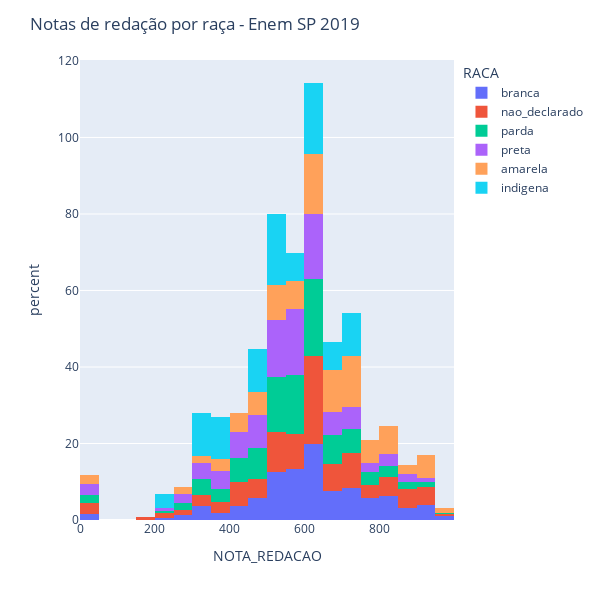

Notebook cell for this chart:
### Code cell
grafico =  px.histogram (enem_sorocaba,  x = "NOTA_REDACAO", nbins=20, color='RACA', histnorm='percent') 
grafico.update_layout(width=600,height=600,title_text='Notas de redação por raça - Enem SP 2019') 
grafico.show()

### Figure 1 — Plotly figure (JSON) as saved in the notebook; plotly's stock layout.template omitted (floating-point values rounded to 4 significant figures; data arrays with more than 128 entries replaced by an {"elided": "..."} marker saying what was removed)
{"data": [{"alignmentgroup": "True", "bingroup": "x", "histnorm": "percent", "hovertemplate": "RACA=branca<br>NOTA_REDACAO=%{x}<br>percent=%{y}<extra></extra>", "legendgroup": "branca", "marker": {"color": "#636efa", "pattern": {"shape": ""}}, "name": "branca", "nbinsx": 20, "offsetgroup": "branca", "orientation": "v", "showlegend": true, "type": "histogram", "x": {"elided": "5259 int values"}, "xaxis": "x", "yaxis": "y"}, {"alignmentgroup": "True", "bingroup": "x", "histnorm": "percent", "hovertemplate": "RACA=nao_declarado<br>NOTA_REDACAO=%{x}<br>percent=%{y}<extra></extra>", "legendgroup": "nao_declarado", "marker": {"color": "#EF553B", "pattern": {"shape": ""}}, "name": "nao_declarado", "nbinsx": 20, "offsetgroup": "nao_declarado", "orientation": "v", "showlegend": true, "type": "histogram", "x": {"elided": "144 int values"}, "xaxis": "x", "yaxis": "y"}, {"alignmentgroup": "True", "bingroup": "x", "histnorm": "percent", "hovertemplate": "RACA=parda<br>NOTA_REDACAO=%{x}<br>percent=%{y}<extra></extra>", "legendgroup": "parda", "marker": {"color": "#00cc96", "pattern": {"shape": ""}}, "name": "parda", "nbinsx": 20, "offsetgroup": "parda", "orientation": "v", "showlegend": true, "type": "histogram", "x": {"elided": "1914 int values"}, "xaxis": "x", "yaxis": "y"}, {"alignmentgroup": "True", "bingroup": "x", "histnorm": "percent", "hovertemplate": "RACA=preta<br>NOTA_REDACAO=%{x}<br>percent=%{y}<extra></extra>", "legendgroup": "preta", "marker": {"color": "#ab63fa", "pattern": {"shape": ""}}, "name": "preta", "nbinsx": 20, "offsetgroup": "preta", "orientation": "v", "showlegend": true, "type": "histogram", "x": {"elided": "580 int values"}, "xaxis": "x", "yaxis": "y"}, {"alignmentgroup": "True", "bingroup": "x", "histnorm": "percent", "hovertemplate": "RACA=amarela<br>NOTA_REDACAO=%{x}<br>percent=%{y}<extra></extra>", "legendgroup": "amarela", "marker": {"color": "#FFA15A", "pattern": {"shape": ""}}, "name": "amarela", "nbinsx": 20, "offsetgroup": "amarela", "orientation": "v", "showlegend": true, "type": "histogram", "x": {"elided": "164 int values"}, "xaxis": "x", "yaxis": "y"}, {"alignmentgroup": "True", "bingroup": "x", "histnorm": "percent", "hovertemplate": "RACA=indigena<br>NOTA_REDACAO=%{x}<br>percent=%{y}<extra></extra>", "legendgroup": "indigena", "marker": {"color": "#19d3f3", "pattern": {"shape": ""}}, "name": "indigena", "nbinsx": 20, "offsetgroup": "indigena", "orientation": "v", "showlegend": true, "type": "histogram", "x": [580, 620, 200, 380, 600, 380, 700, 720, 660, 480, 380, 320, 520, 520, 480, 340, 520, 640, 660, 600, 620, 540, 540, 580, 300, 460, 740], "xaxis": "x", "yaxis": "y"}], "layout": {"barmode": "relative", "height": 600, "legend": {"title": {"text": "RACA"}, "tracegroupgap": 0}, "margin": {"t": 60}, "title": {"text": "Notas de redação por raça - Enem SP 2019"}, "width": 600, "xaxis": {"anchor": "y", "domain": [0, 1], "title": {"text": "NOTA_REDACAO"}}, "yaxis": {"anchor": "x", "domain": [0, 1], "title": {"text": "percent"}}}}
